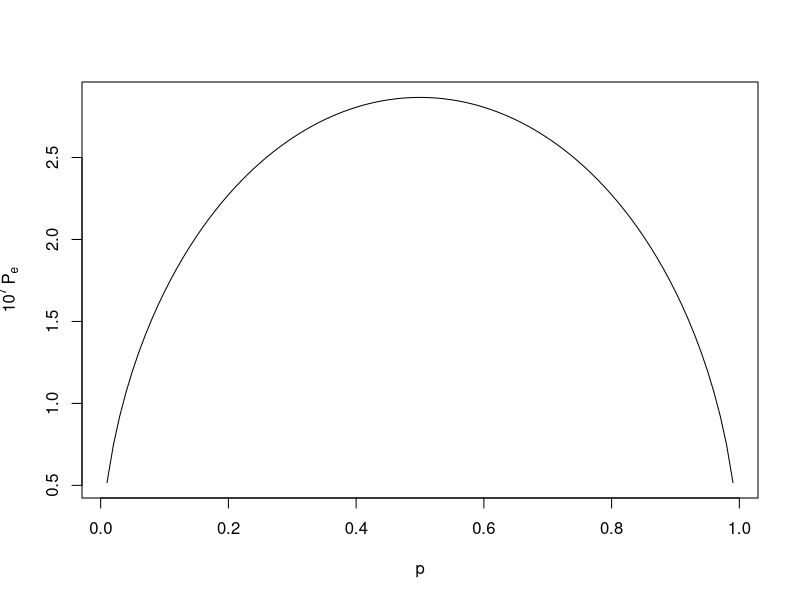
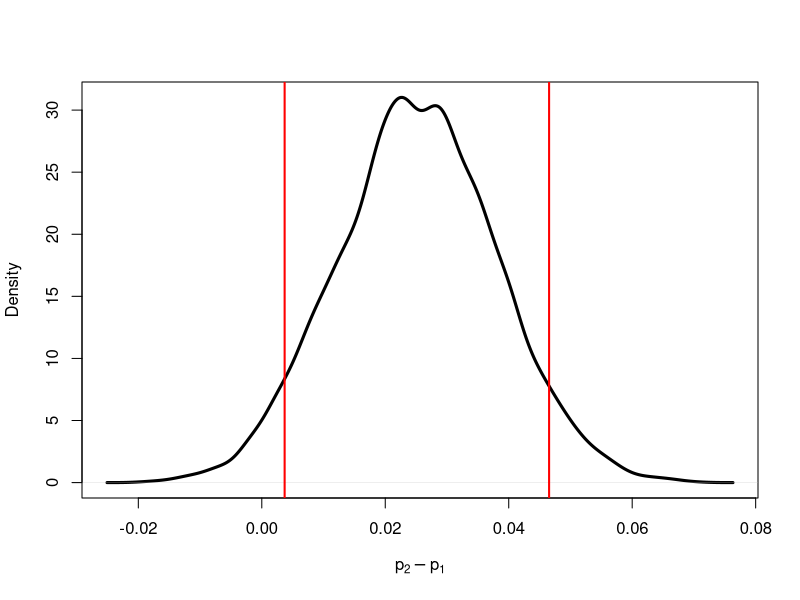
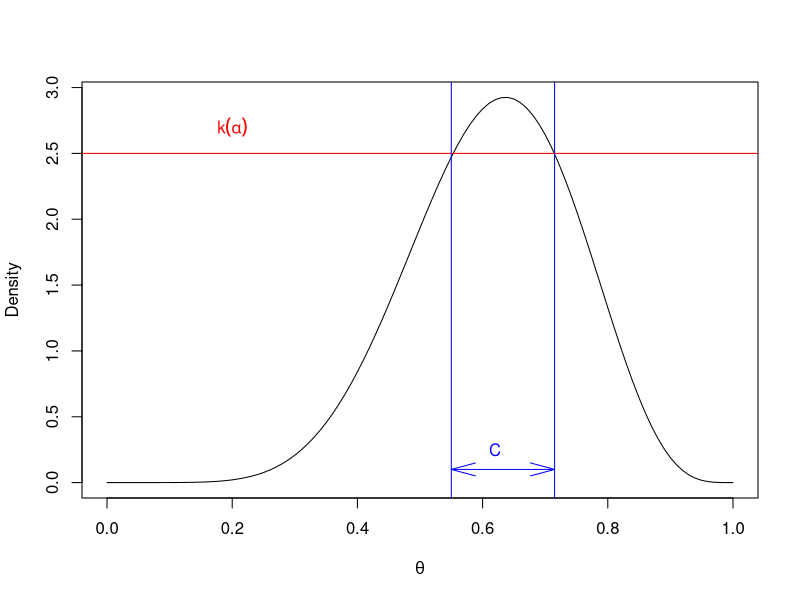
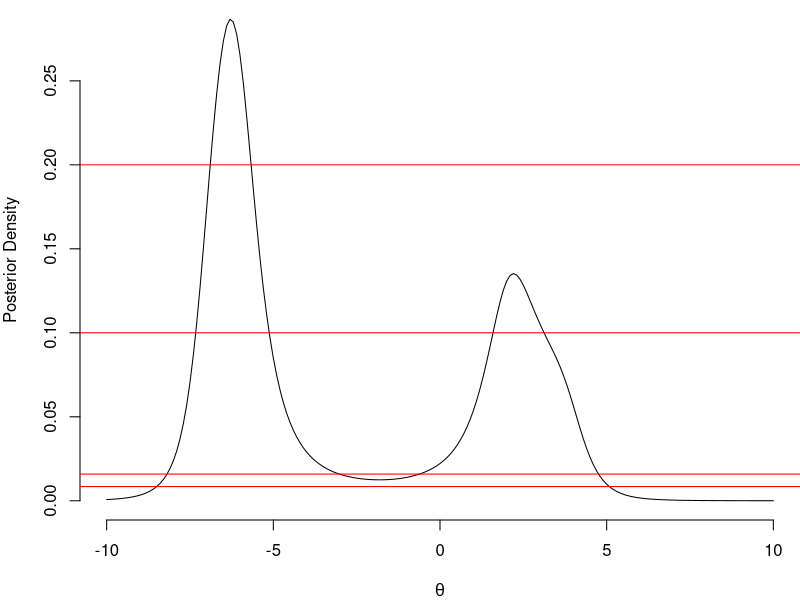
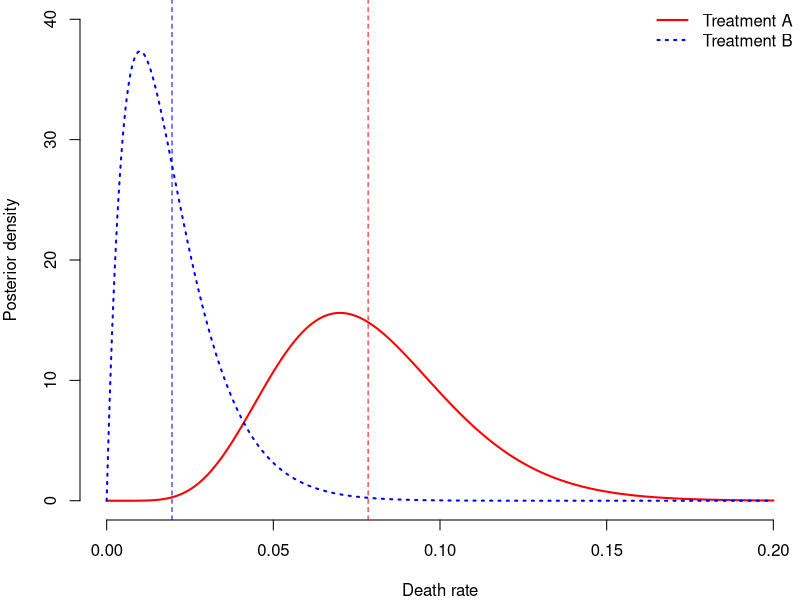
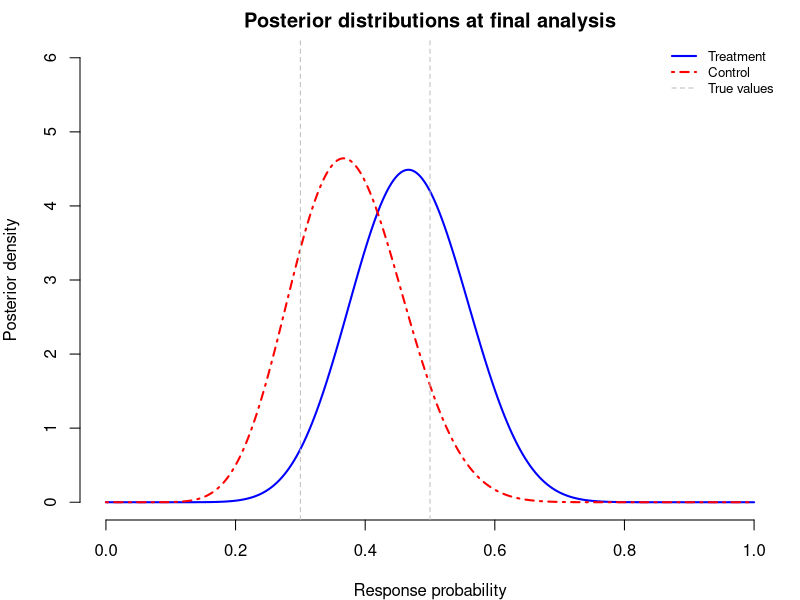
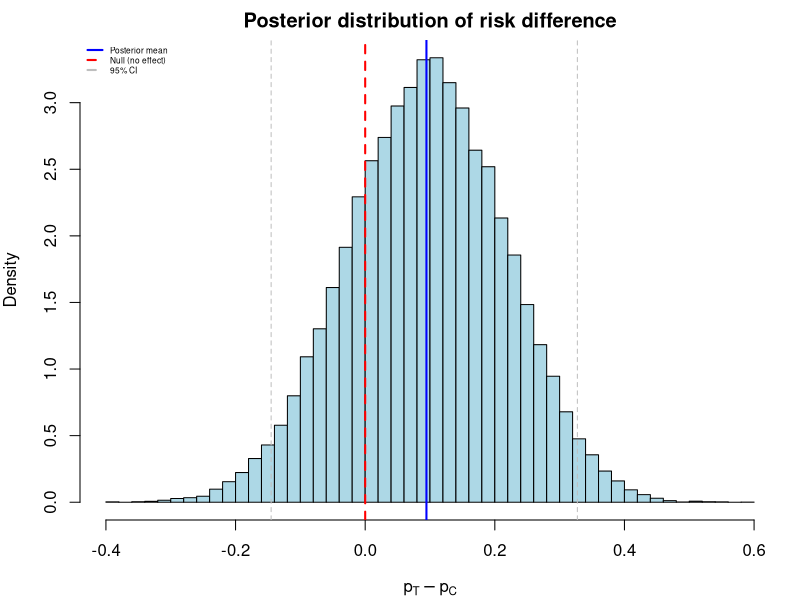
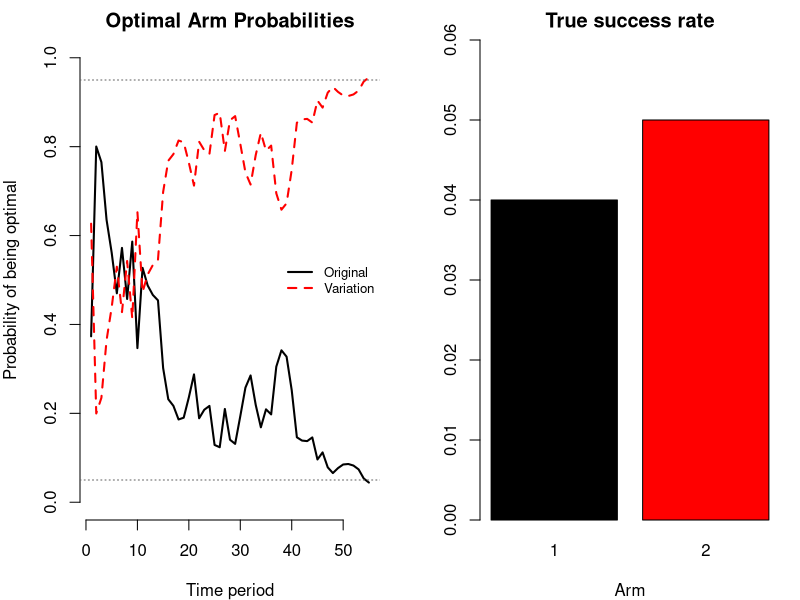

R code for these plots, in order:
## ---- chunk 1
#| fig-cap: Total error rate $P_e$, multiplied by $10^7$, as a function of $p$ for $\sigma=0.2$.
#| label: fig-signal-error-rate
sigma <- 0.2
p <- seq(0.01, 0.99, 0.01)
c <- sigma^2 / 2 * log((1 - p) / p)
Pe <- pnorm((c - 1) / sigma) * p + (1 - pnorm((c + 1) / sigma)) * (1 - p)
plot(p, Pe * 1e7, type = "l", xlab = "p", ylab = expression(10^7 ~ P[e]))
## ---- chunk 2
#| echo: true
sigma2 <- 36
sigma02 <- 25
mu <- 30
y <- 12
k <- sigma02 + sigma2
mu1 <- sigma2 / k * mu + sigma02 / k * y
sigma21 <- sigma2 * sigma02 / k
mu1
sigma21
## ---- chunk 3
#| echo: true
a <- 1 - pnorm(24, mu1, sqrt(sigma21))
a
## ---- chunk 4
#| echo: true
a / (1 - a)
## ---- chunk 5
#| echo: true
a <- 1 - pnorm(24, mu, sqrt(sigma02))
print(a)
a / (1 - a)
## ---- chunk 6
#| echo: true
air <- c(2.31017, 2.30986, 2.31010, 2.31001, 2.31024, 2.31010, 2.31028, 2.31028)
decomp <- c(2.30143, 2.29890, 2.29816, 2.30182, 2.29869, 2.29940, 2.29849, 2.29889)
## ---- chunk 7
#| echo: true
y <- air - decomp
n <- length(y)
m0 <- 0
sigma <- sqrt(var(air) + var(decomp))
n0 <- 1
Z <- (mean(y) - m0) / (sigma / sqrt(n))
BF <- sqrt((n + n0) / n0) * exp(-0.5 * n / (n + n0) * Z^2)
format(BF, scientific = TRUE, digits = 3)
## ---- chunk 8
#| echo: true
a <- 1 / (1 + BF)
a
## ---- chunk 9
#| echo: true
#| fig-cap: Posterior Difference in Click-Through Rates.
set.seed(92) # Kuzy
y1 <- 1755
n1 <- 2500
alpha1 <- 1
beta1 <- 1
y2 <- 1818
n2 <- 2500
alpha2 <- 1
beta2 <- 1
m <- 10000
p1 <- rbeta(m, y1 + alpha1, n1 - y1 + beta1)
p2 <- rbeta(m, y2 + alpha2, n2 - y2 + beta2)
rd <- p2 - p1
plot(density(rd), main = "", xlab = expression(p[2] - p[1]), ylab = "Density", lwd = 3)
q <- quantile(rd, c(.05, .95))
print(q)
abline(v = q, col = "red", lwd = 2)
## ---- chunk 10
theta <- seq(0, 1, 0.01)
p <- dbeta(theta, 8, 5)
plot(theta, p, type = "l", xlab = expression(theta), ylab = "Density")
abline(h = 2.5, col = "red")
abline(v = c(0.55, 0.715), col = "blue")
text(0.2, 2.7, expression(k(alpha)), col = "red", cex = 1)
arrows(0.55, 0.1, 0.715, 0.1, code = 3, col = "blue", angle = 15)
text(0.62, 0.25, "C", col = "blue", cex = 1)
## ---- chunk 11
#| echo: true
y <- c(2, -7, 4, -6)
## ---- chunk 12
#| echo: true
par(mar = c(4, 4, 0, 0), bty = "n")
lhood <- function(theta) 1 / prod(1 + (y - theta)^2)
theta <- seq(-10, 10, 0.1)
post <- sapply(theta, lhood)
post <- 10 * post / sum(post)
plot(theta, post, type = "l", xlab = expression(theta), ylab = "Posterior Density")
abline(h = c(0.008475, 0.0159, 0.1, 0.2), col = "red")
## ---- chunk 13
#| echo: true
# Posterior distributions for death rates
# Treatment A: 7 deaths out of 100
# Treatment B: 1 death out of 100
alpha_A <- 1 + 7
beta_A <- 1 + 93
alpha_B <- 1 + 1
beta_B <- 1 + 99

# Monte Carlo estimate of P(p_A > p_B | data)
set.seed(123)
n_sims <- 100000
p_A_samples <- rbeta(n_sims, alpha_A, beta_A)
p_B_samples <- rbeta(n_sims, alpha_B, beta_B)

prob_A_worse <- mean(p_A_samples > p_B_samples)
cat("P(death rate A > death rate B | data) =", round(prob_A_worse, 3), "\n")
## ---- chunk 14
#| results: hide
# Frequentist chi-square test of homogeneity
# Construct the contingency table (Excellent, Fair, Death) x (Treatment A, B, C, D)
outcome_matrix <- matrix(c(
  76, 17, 7, # Treatment A
  89, 10, 1, # Treatment B
  86, 13, 1, # Treatment C
  88, 9, 3 # Treatment D
), nrow = 4, byrow = TRUE)
rownames(outcome_matrix) <- c("A", "B", "C", "D")
colnames(outcome_matrix) <- c("Excellent", "Fair", "Death")

# Chi-square test
chisq_result <- suppressWarnings(chisq.test(outcome_matrix))
cat("Chi-square statistic:", round(chisq_result$statistic, 2), "\n")
cat("Degrees of freedom:", chisq_result$parameter, "\n")
cat("P-value:", round(chisq_result$p.value, 3), "\n")

# Fisher's exact test for just the death column (A vs B)
death_table <- matrix(c(7, 93, 1, 99), nrow = 2, byrow = TRUE)
rownames(death_table) <- c("A", "B")
colnames(death_table) <- c("Death", "Survival")
fisher_result <- fisher.test(death_table, alternative = "greater")
cat("\nFisher's exact test (A vs B, deaths only):\n")
cat("P-value:", round(fisher_result$p.value, 3), "\n")
## ---- chunk 15
#| fig-cap: "Posterior distributions of death rates."

p_grid <- seq(0, 0.2, length.out = 500)
plot(p_grid, dbeta(p_grid, alpha_A, beta_A),
  type = "l", col = "red", lwd = 2,
  xlab = "Death rate", ylab = "Posterior density", ylim = c(0, 40)
)
lines(p_grid, dbeta(p_grid, alpha_B, beta_B), col = "blue", lwd = 2, lty = 3)
legend("topright",
  legend = c("Treatment A", "Treatment B"),
  col = c("red", "blue"), lwd = 2, lty = c(1, 3), bty = "n"
)

# Add posterior means
abline(v = alpha_A / (alpha_A + beta_A), col = "red", lty = 2)
abline(v = alpha_B / (alpha_B + beta_B), col = "blue", lty = 2)
## ---- chunk 16
# Prior sensitivity analysis
set.seed(456)
n_sims <- 100000

# Data: Treatment A: 7 deaths, 93 survivals; Treatment B: 1 death, 99 survivals
deaths_A <- 7
survivals_A <- 93
deaths_B <- 1
survivals_B <- 99

# Different priors to consider
priors <- data.frame(
  Prior = c(
    "Uniform Beta(1,1)",
    "Jeffreys Beta(0.5,0.5)",
    "Skeptical Beta(2,20)",
    "Optimistic Beta(1,10)",
    "Strong Beta(5,50)"
  ),
  alpha = c(1, 0.5, 2, 1, 5),
  beta = c(1, 0.5, 20, 10, 50)
)

# Calculate P(p_A > p_B | data) for each prior
results <- sapply(1:nrow(priors), function(i) {
  a <- priors$alpha[i]
  b <- priors$beta[i]

  # Posterior parameters
  alpha_A_post <- a + deaths_A
  beta_A_post <- b + survivals_A
  alpha_B_post <- a + deaths_B
  beta_B_post <- b + survivals_B

  # Monte Carlo
  p_A <- rbeta(n_sims, alpha_A_post, beta_A_post)
  p_B <- rbeta(n_sims, alpha_B_post, beta_B_post)
  mean(p_A > p_B)
})

priors$`Prior Mean` <- round(priors$alpha / (priors$alpha + priors$beta), 3)
priors$`P(p_A > p_B | data)` <- round(results, 3)
knitr::kable(priors[, c("Prior", "Prior Mean", "P(p_A > p_B | data)")],
  caption = "Sensitivity of posterior probability to prior specification"
)
## ---- chunk 17
set.seed(2024)

# True parameters (unknown to trialists)
p_control_true <- 0.30
p_treatment_true <- 0.50

# Prior parameters (Beta(1,1) = uniform)
alpha_prior <- 1
beta_prior <- 1

# Trial parameters
n_max_per_arm <- 30
interim_points <- c(10, 20, 30) # Patients per arm at each look
n_sims <- 10000 # Monte Carlo samples for posterior probability

# Efficacy and futility thresholds
theta_E <- 0.95
theta_F <- 0.10
## ---- chunk 18
#| echo: true
# Simulate patient outcomes
n_control <- n_max_per_arm
n_treatment <- n_max_per_arm
control_outcomes <- rbinom(n_control, 1, p_control_true)
treatment_outcomes <- rbinom(n_treatment, 1, p_treatment_true)
## ---- chunk 19
# Storage for results
results <- data.frame(
  interim = integer(),
  n_per_arm = integer(),
  x_control = integer(),
  x_treatment = integer(),
  p_superior = numeric(),
  decision = character()
)

# Conduct sequential analysis
final_decision <- "Continue"
for (k in seq_along(interim_points)) {
  n_current <- interim_points[k]

  # Accumulated data
  x_C <- sum(control_outcomes[1:n_current])
  x_T <- sum(treatment_outcomes[1:n_current])

  # Posterior parameters
  alpha_C_post <- alpha_prior + x_C
  beta_C_post <- beta_prior + n_current - x_C
  alpha_T_post <- alpha_prior + x_T
  beta_T_post <- beta_prior + n_current - x_T

  # Monte Carlo estimate of P(p_T > p_C | data)
  p_C_samples <- rbeta(n_sims, alpha_C_post, beta_C_post)
  p_T_samples <- rbeta(n_sims, alpha_T_post, beta_T_post)
  p_superior <- mean(p_T_samples > p_C_samples)

  # Decision
  if (p_superior > theta_E) {
    decision <- "Stop for Efficacy"
    final_decision <- decision
  } else if (p_superior < theta_F) {
    decision <- "Stop for Futility"
    final_decision <- decision
  } else {
    decision <- "Continue"
  }

  results <- rbind(results, data.frame(
    interim = k,
    n_per_arm = n_current,
    x_control = x_C,
    x_treatment = x_T,
    p_superior = round(p_superior, 4),
    decision = decision
  ))

  if (decision != "Continue") break
}

# Display results
knitr::kable(results,
  col.names = c(
    "Interim", "N per arm", "Control successes",
    "Treatment successes", "P(Treatment > Control)", "Decision"
  ),
  caption = "Sequential analysis results"
)
## ---- chunk 20
#| label: fig-berry-posteriors
#| fig-cap: "Posterior distributions of the response probability in the treatment and control arms at the final analysis. Dashed vertical lines mark the true values."
#| fig-height: 2.5
# Plot posterior distributions at final analysis
final_n <- results$n_per_arm[nrow(results)]
final_x_C <- results$x_control[nrow(results)]
final_x_T <- results$x_treatment[nrow(results)]

# Posterior parameters
alpha_C_final <- alpha_prior + final_x_C
beta_C_final <- beta_prior + final_n - final_x_C
alpha_T_final <- alpha_prior + final_x_T
beta_T_final <- beta_prior + final_n - final_x_T

# Create plot
p_grid <- seq(0, 1, length.out = 500)
par(mar = c(4, 4, 2, 1))
plot(p_grid, dbeta(p_grid, alpha_T_final, beta_T_final),
  type = "l",
  col = "blue", lwd = 2, ylim = c(0, 6),
  xlab = "Response probability", ylab = "Posterior density",
  main = "Posterior distributions at final analysis"
)
lines(p_grid, dbeta(p_grid, alpha_C_final, beta_C_final), col = "red", lwd = 2, lty = 4)
abline(v = p_control_true, col = "gray", lty = 2)
abline(v = p_treatment_true, col = "gray", lty = 2)
legend("topright",
  legend = c("Treatment", "Control", "True values"),
  col = c("blue", "red", "gray"), lwd = c(2, 2, 1), lty = c(1, 4, 2), bty = "n", cex = 0.8
)
## ---- chunk 21
#| echo: true
# Posterior of risk difference via Monte Carlo
set.seed(123)
p_C_samples <- rbeta(50000, alpha_C_final, beta_C_final)
p_T_samples <- rbeta(50000, alpha_T_final, beta_T_final)
risk_diff <- p_T_samples - p_C_samples
## ---- chunk 22
#| echo: false
#| results: hide
# Summary statistics
cat("Posterior summary for risk difference (p_T - p_C):\n")
cat("  Mean:", round(mean(risk_diff), 3), "\n")
cat(
  "  95% Credible Interval: [", round(quantile(risk_diff, 0.025), 3), ",",
  round(quantile(risk_diff, 0.975), 3), "]\n"
)
cat("  P(p_T > p_C):", round(mean(risk_diff > 0), 4), "\n")
cat("  P(p_T > p_C + 0.10):", round(mean(risk_diff > 0.10), 4), "\n")

# Plot
hist(risk_diff,
  breaks = 50, probability = TRUE, col = "lightblue",
  main = "Posterior distribution of risk difference",
  xlab = expression(p[T] - p[C])
)
abline(v = 0, col = "red", lwd = 2, lty = 2)
abline(v = mean(risk_diff), col = "blue", lwd = 2)
abline(v = quantile(risk_diff, c(0.025, 0.975)), col = "gray", lwd = 1, lty = 2)
legend("topleft",
  legend = c("Posterior mean", "Null (no effect)", "95% CI"),
  col = c("blue", "red", "gray"), lwd = 2, lty = c(1, 2, 2), bty = "n", cex = 0.5
)
## ---- chunk 23
#| results: hide
set.seed(42)

# True conversion rates
theta_true <- c(0.04, 0.05) # Original, Variation
K <- 2
arm_names <- c("Original", "Variation")

# Experiment parameters
visits_per_day <- 100
max_days <- 300
min_days <- 14 # an experiment runs at least two weeks
classical_days <- 223 # From power calculation

# Initialize Beta(1,1) priors
alpha_params <- c(1, 1)
beta_params <- c(1, 1)

# Day 1 serving weights: no data yet, so split the traffic evenly
prob_optimal <- rep(1 / K, K)

# Storage
prob_optimal_history <- matrix(0, max_days, K)
n_mc <- 10000

# Run single trial
end_day <- max_days
for (day in 1:max_days) {
  # Serve the day's traffic with this morning's weights, held fixed all day
  visits <- as.vector(rmultinom(1, visits_per_day, prob_optimal))
  conversions <- rbinom(K, visits, theta_true)

  # Overnight: one batch update, then fresh weights for tomorrow
  alpha_params <- alpha_params + conversions
  beta_params <- beta_params + (visits - conversions)

  theta_samples <- cbind(
    rbeta(n_mc, alpha_params[1], beta_params[1]),
    rbeta(n_mc, alpha_params[2], beta_params[2])
  )
  # max.col credits exactly one arm per draw, so the weights sum to 1
  prob_optimal <- tabulate(max.col(theta_samples, ties.method = "first"), K) / n_mc
  prob_optimal_history[day, ] <- prob_optimal

  # Stop on evidence that already includes today, never before two weeks
  if (day >= min_days && max(prob_optimal) > 0.95) {
    end_day <- day
    break
  }
}

# Plot: Optimal arm probabilities over time
par(mfrow = c(1, 2))
plot(1:end_day, prob_optimal_history[1:end_day, 1],
  type = "l",
  col = "black", lwd = 2, ylim = c(0, 1),
  xlab = "Time period", ylab = "Probability of being optimal",
  main = "Optimal Arm Probabilities"
)
lines(1:end_day, prob_optimal_history[1:end_day, 2], col = "red", lwd = 2, lty = 2)
abline(h = c(0.05, 0.95), lty = 3, col = "gray40")
legend("right",
  legend = arm_names, col = c("black", "red"),
  lwd = 2, lty = c(1, 2), cex = 0.8, bty = "n"
)

# True success rates
barplot(theta_true,
  names.arg = 1:2, col = c("black", "red"),
  xlab = "Arm", ylab = "", main = "True success rate",
  ylim = c(0, 0.06)
)

cat("Experiment ended on day:", end_day, "\n")
cat("Days saved vs classical:", classical_days - end_day, "\n")
